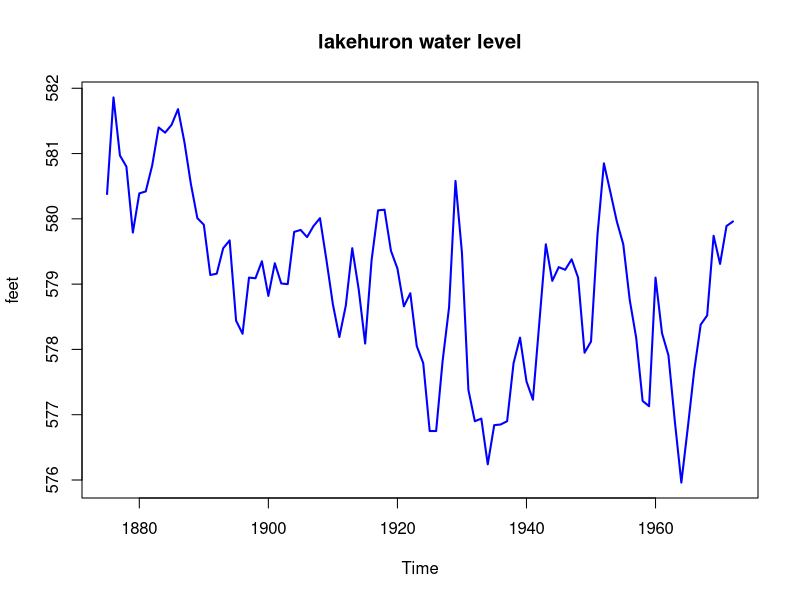
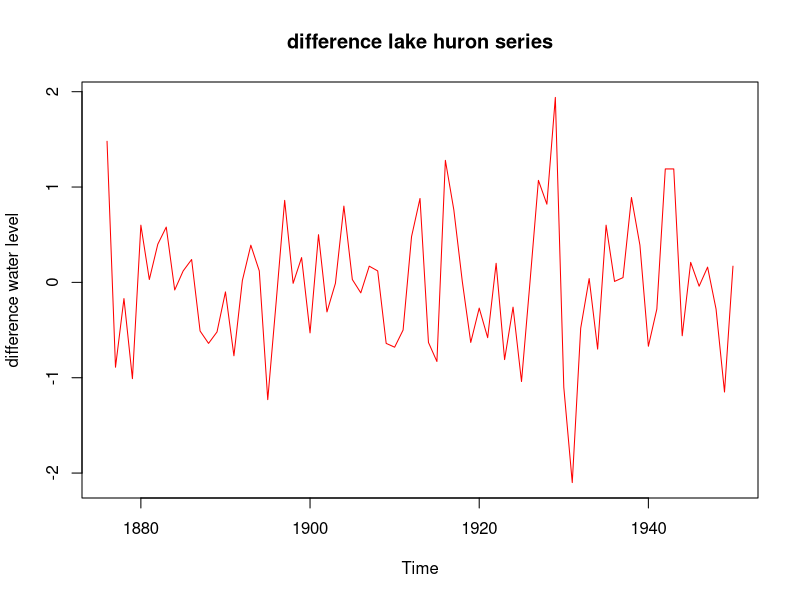
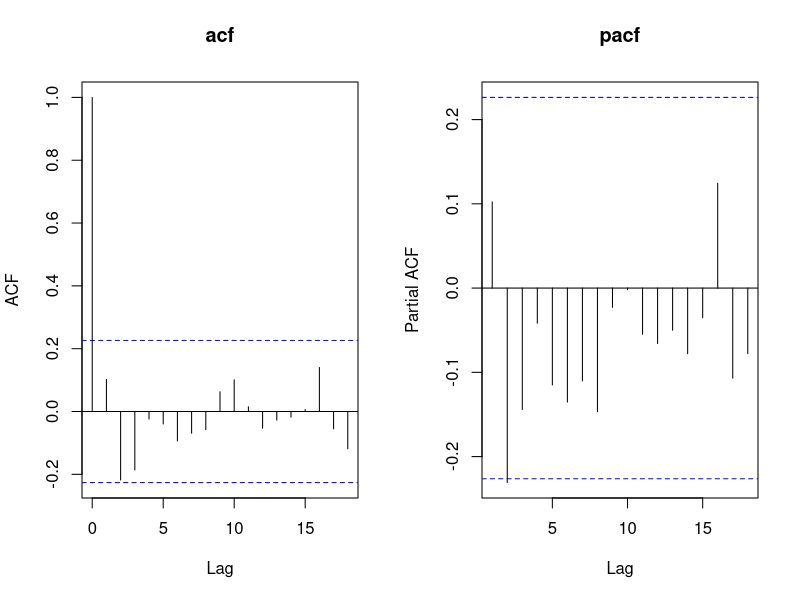
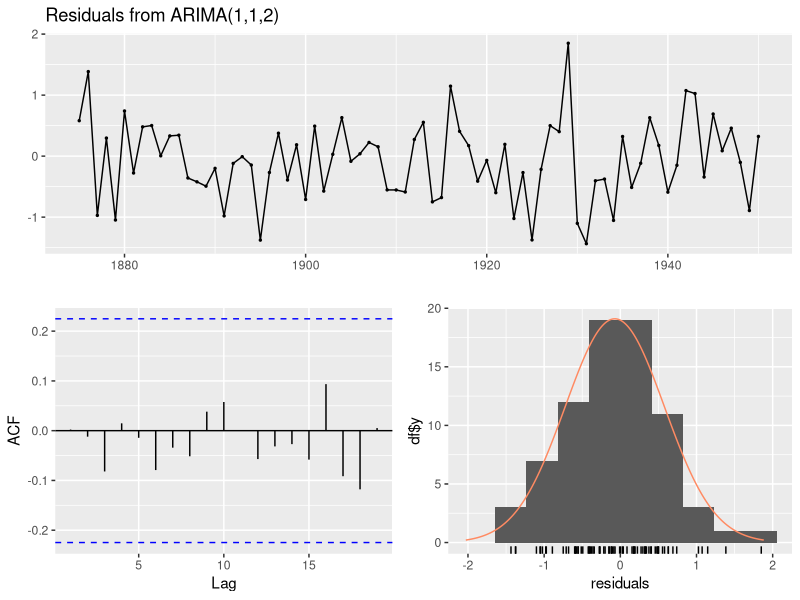
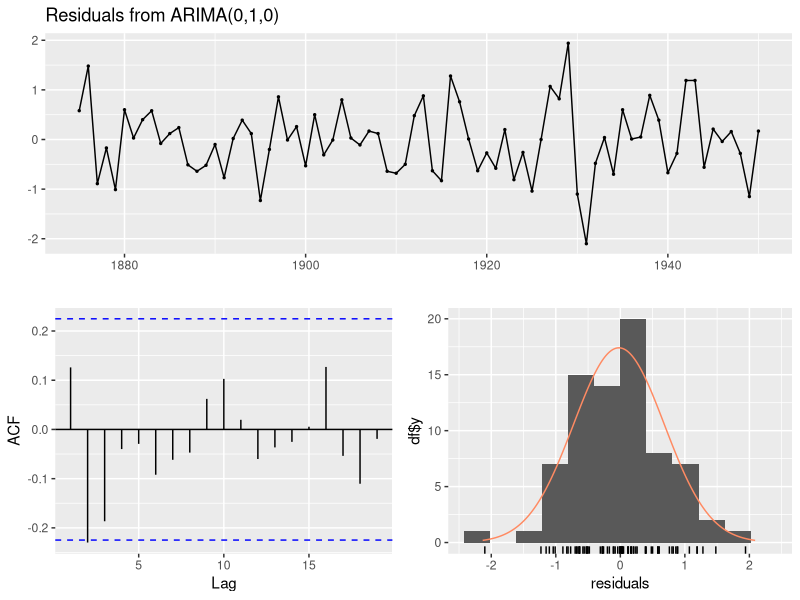
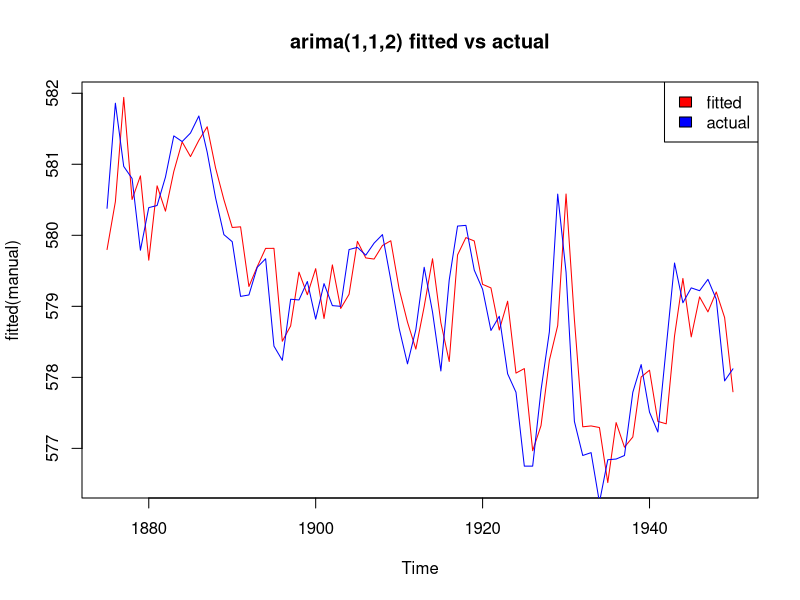
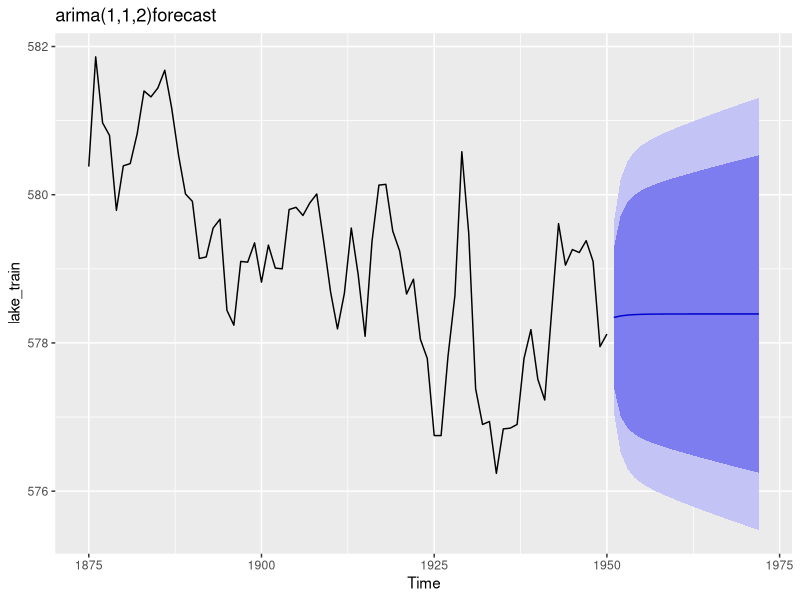
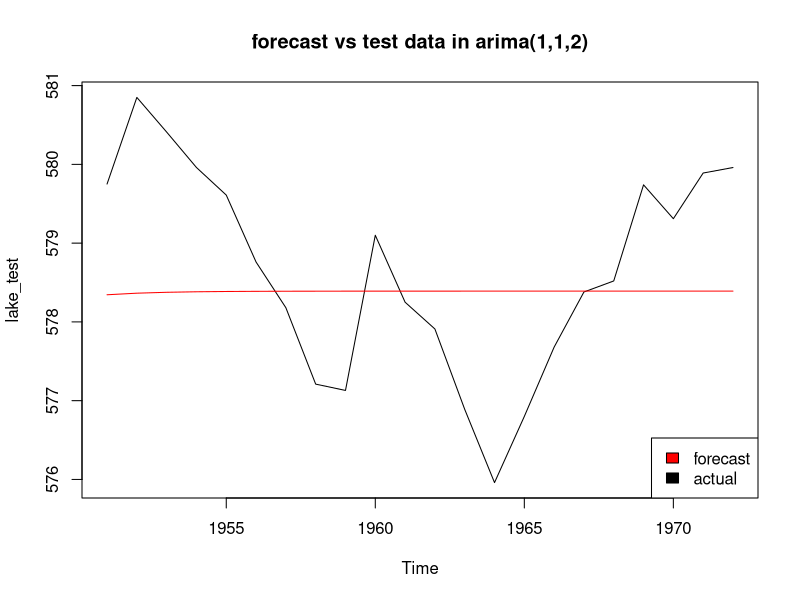

Here is the R script that generated these plots, in order:
data("LakeHuron")

head(LakeHuron)

summary(LakeHuron)

class(LakeHuron)

print(dim(data.frame(LakeHuron)))

length(LakeHuron)

plot(LakeHuron,main='lakehuron water level',ylab='feet',col="blue",lwd= 2)

lake_train=window(LakeHuron,start=1875,end=1950)
lake_test=window(LakeHuron,start=1951,end=1972)

# stationary checking

library(tseries)
adf_test=adf.test(lake_train)
print(adf_test)

#making the data stationary
diff_lake=diff(lake_train)
plot(diff_lake,main="difference lake huron series",ylab='difference water level',col='red')

#removing trend 
adf_diff_test=adf.test(diff_lake)
adf_diff_test

#acf and pacf plot

par(mfrow=c(1,2))
acf(diff_lake,main="acf")
pacf(diff_lake,main="pacf")
par(mfrow=c(1,1))


# arima model manual parameter selection using acf pacf
# arima(1,1,2)
# library(forecast)

manual=arima(lake_train,order =c(1,1,2))
print(manual)

#arima(1,1,1)
manual_1=arima(lake_train,order =c(1,1,1))
print(manual_1)

#arima(1,1,0)
manual_2=arima(lake_train,order =c(1,1,0))
print(manual_2)

#using autoarima
library(forecast)
model=auto.arima(lake_train)
print(model)

manual_3=arima(lake_train,order =c(0,1,0))
print(manual_3)

checkresiduals(manual)
checkresiduals(manual_3)

#actual vs fitted plot
plot(fitted(manual),col='red',main='arima(1,1,2) fitted vs actual')
lines(lake_train,col='blue') 
legend("topright",legend = c('fitted','actual'),fill=c('red','blue'))

#forecast plot
forecast_lake=forecast(manual,h=length(lake_test),level=c(85,95))
autoplot(forecast_lake,main='arima(1,1,2)forecast')

plot
plot(lake_test,col='black',main='forecast vs test data in arima(1,1,2)')
lines(forecast_lake$mean,col='red')
legend('bottomright',legend = c('forecast','actual'),fill=c('red','black'))



#model comaparison
accuracy=forecast_lake$mean-lake_test
rmse=sqrt(mean(accuracy^2))
print(rmse)
cat("test error n 22 data points",sum(accuracy^2),'\n')
cat('train_error',manual$sigma2)

forecast_lake_1=forecast(manual_3,h=22,level=c(85,95))
accuracy_1=forecast_lake_1$mean-lake_test
rmse_3=sqrt(mean(accuracy_1^2))
print(rmse_3)
cat("test error n 22 data points",sum(accuracy_1^2),'\n')
cat('train_error',manual_3$sigma2)

forecast_comparison=data.frame(
  
  model=c(
    "arima(0,1,0)",
    
    "arima(1,1,2)"
  ),
  AIC=c(
    
    AIC(manual_3),
    AIC(manual)
    
  ),
  
  RMSE=c(
    
    rmse_3,
    rmse
    
    )
  )

print(forecast_comparison)
